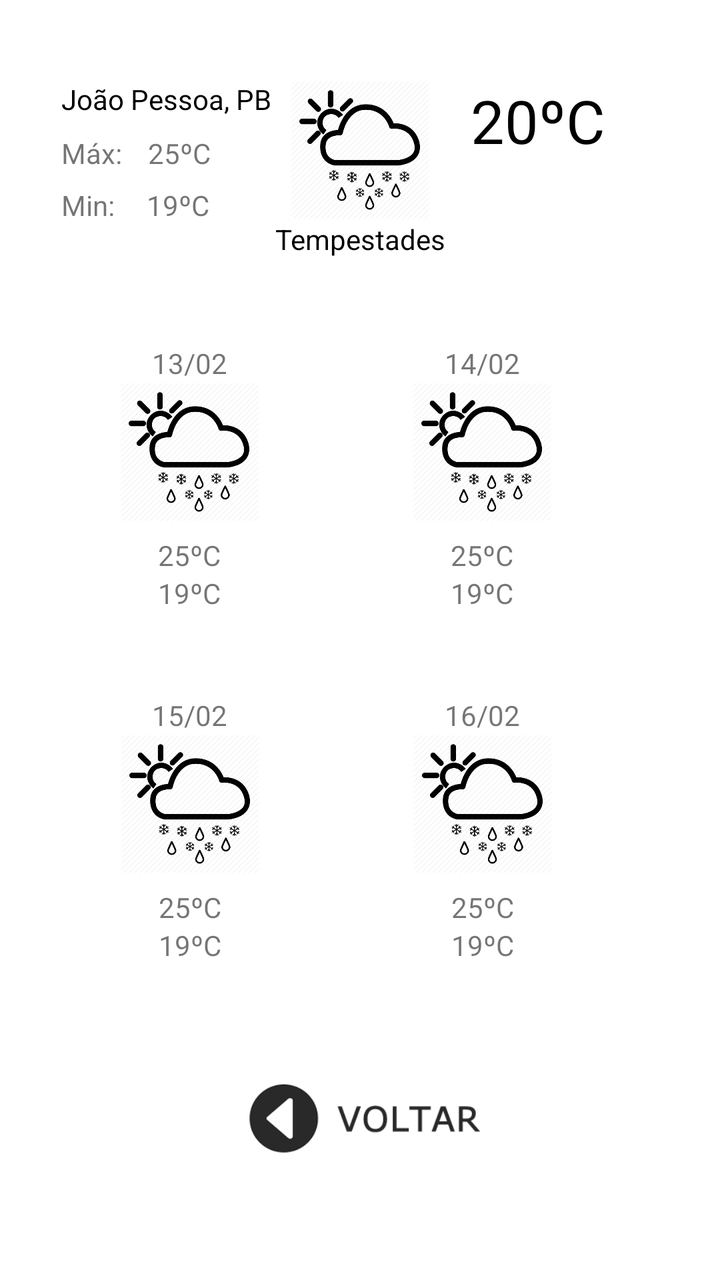
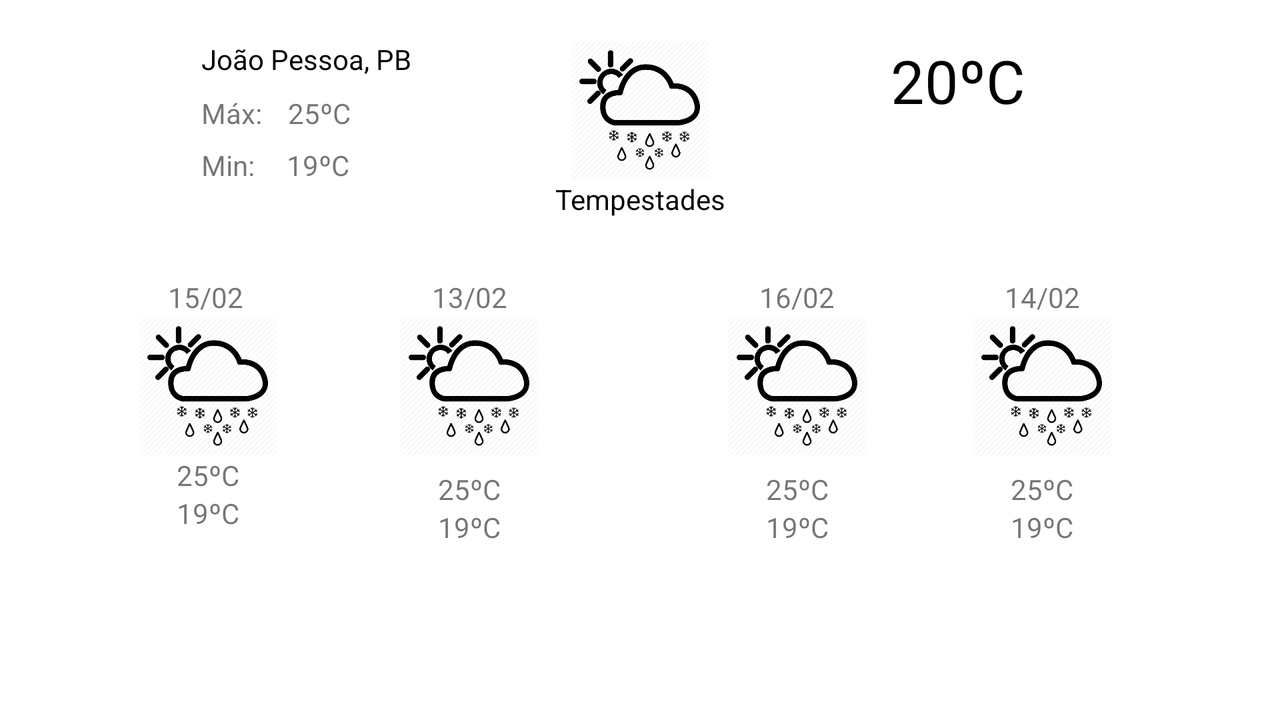

Two renders of one Android screen. The first uses the default layout on a phone; the second uses the alternative layout the repository ships for a different screen configuration, on a matching device. The two XML files are below.
<!-- AndroidManifest.xml: application theme AppTheme -->
<!-- res/layout/activity_city_climate.xml -->
<?xml version="1.0" encoding="utf-8"?>
<androidx.constraintlayout.widget.ConstraintLayout xmlns:android="http://schemas.android.com/apk/res/android"
    xmlns:app="http://schemas.android.com/apk/res-auto"
    xmlns:tools="http://schemas.android.com/tools"
    android:layout_width="match_parent"
    android:layout_height="match_parent"
    android:background="#FFFFFF"
    tools:context=".cityClimate">

    <TextView
        android:id="@+id/txt_clima_00"
        android:layout_width="wrap_content"
        android:layout_height="wrap_content"
        android:text="Tempestades"
        android:textColor="#020202"
        app:layout_constraintEnd_toEndOf="@+id/img_00"
        app:layout_constraintStart_toStartOf="@+id/img_00"
        app:layout_constraintTop_toBottomOf="@+id/img_00" />

    <TextView
        android:id="@+id/txt_city"
        android:layout_width="wrap_content"
        android:layout_height="wrap_content"
        android:layout_marginStart="62dp"
        android:layout_marginEnd="40dp"
        android:text="João Pessoa, PB"
        android:textColor="#000000"
        app:layout_constraintEnd_toStartOf="@+id/img_00"
        app:layout_constraintStart_toStartOf="parent"
        app:layout_constraintTop_toTopOf="@+id/img_00" />

    <TextView
        android:id="@+id/txt_temp"
        android:layout_width="wrap_content"
        android:layout_height="wrap_content"
        android:layout_marginStart="24dp"
        android:layout_marginEnd="62dp"
        android:text="20ºC"
        android:textColor="#000000"
        android:textSize="30sp"
        app:layout_constraintEnd_toEndOf="parent"
        app:layout_constraintStart_toEndOf="@+id/img_00"
        app:layout_constraintTop_toTopOf="@+id/img_00" />

    <TextView
        android:id="@+id/textView4"
        android:layout_width="wrap_content"
        android:layout_height="wrap_content"
        android:layout_marginTop="8dp"
        android:text="Máx:"
        app:layout_constraintStart_toStartOf="@+id/txt_city"
        app:layout_constraintTop_toBottomOf="@+id/txt_city" />

    <TextView
        android:id="@+id/textView7"
        android:layout_width="wrap_content"
        android:layout_height="wrap_content"
        android:layout_marginTop="7dp"
        android:text="Min:"
        app:layout_constraintStart_toStartOf="@+id/textView4"
        app:layout_constraintTop_toBottomOf="@+id/textView4" />

    <TextView
        android:id="@+id/txt_max_00"
        android:layout_width="wrap_content"
        android:layout_height="wrap_content"
        android:layout_marginStart="13dp"
        android:layout_marginTop="8dp"
        android:text="25ºC"
        app:layout_constraintStart_toEndOf="@+id/textView4"
        app:layout_constraintTop_toBottomOf="@+id/txt_city" />

    <TextView
        android:id="@+id/txt_max_02"
        android:layout_width="wrap_content"
        android:layout_height="wrap_content"
        android:layout_marginTop="7dp"
        android:text="25ºC"
        app:layout_constraintEnd_toEndOf="@+id/img_02"
        app:layout_constraintStart_toStartOf="@+id/img_02"
        app:layout_constraintTop_toBottomOf="@+id/img_02" />

    <TextView
        android:id="@+id/txt_day_02"
        android:layout_width="wrap_content"
        android:layout_height="wrap_content"
        android:layout_marginTop="60dp"
        android:text="13/02"
        app:layout_constraintEnd_toEndOf="@+id/img_02"
        app:layout_constraintStart_toStartOf="@+id/img_02"
        app:layout_constraintTop_toBottomOf="@+id/txt_min_00" />

    <TextView
        android:id="@+id/txt_day_01"
        android:layout_width="wrap_content"
        android:layout_height="wrap_content"
        android:layout_marginTop="42dp"
        android:text="15/02"
        app:layout_constraintEnd_toEndOf="@+id/txt_min_02"
        app:layout_constraintStart_toStartOf="@+id/txt_min_02"
        app:layout_constraintTop_toBottomOf="@+id/txt_min_02" />

    <TextView
        android:id="@+id/txt_day_04"
        android:layout_width="wrap_content"
        android:layout_height="wrap_content"
        android:text="14/02"
        app:layout_constraintEnd_toEndOf="@+id/img_04"
        app:layout_constraintStart_toStartOf="@+id/img_04"
        app:layout_constraintTop_toTopOf="@+id/txt_day_02" />

    <TextView
        android:id="@+id/txt_day_03"
        android:layout_width="wrap_content"
        android:layout_height="wrap_content"
        android:layout_marginTop="42dp"
        android:text="16/02"
        app:layout_constraintEnd_toEndOf="@+id/txt_min_04"
        app:layout_constraintStart_toStartOf="@+id/txt_min_04"
        app:layout_constraintTop_toBottomOf="@+id/txt_min_04" />

    <TextView
        android:id="@+id/txt_max_01"
        android:layout_width="wrap_content"
        android:layout_height="wrap_content"
        android:layout_marginTop="7dp"
        android:text="25ºC"
        app:layout_constraintEnd_toEndOf="@+id/img_01"
        app:layout_constraintStart_toStartOf="@+id/img_01"
        app:layout_constraintTop_toBottomOf="@+id/img_01" />

    <TextView
        android:id="@+id/txt_max_03"
        android:layout_width="wrap_content"
        android:layout_height="wrap_content"
        android:layout_marginTop="7dp"
        android:text="25ºC"
        app:layout_constraintEnd_toEndOf="@+id/img_03"
        app:layout_constraintStart_toStartOf="@+id/img_03"
        app:layout_constraintTop_toBottomOf="@+id/img_03" />

    <TextView
        android:id="@+id/txt_min_00"
        android:layout_width="wrap_content"
        android:layout_height="wrap_content"
        android:layout_marginStart="16dp"
        android:layout_marginTop="7dp"
        android:text="19ºC"
        app:layout_constraintStart_toEndOf="@+id/textView7"
        app:layout_constraintTop_toBottomOf="@+id/txt_max_00" />

    <TextView
        android:id="@+id/txt_min_02"
        android:layout_width="wrap_content"
        android:layout_height="wrap_content"
        android:text="19ºC"
        app:layout_constraintEnd_toEndOf="@+id/txt_max_02"
        app:layout_constraintStart_toStartOf="@+id/txt_max_02"
        app:layout_constraintTop_toBottomOf="@+id/txt_max_02" />

    <TextView
        android:id="@+id/txt_min_04"
        android:layout_width="wrap_content"
        android:layout_height="wrap_content"
        android:text="19ºC"
        app:layout_constraintEnd_toEndOf="@+id/txt_max_04"
        app:layout_constraintStart_toStartOf="@+id/txt_max_04"
        app:layout_constraintTop_toBottomOf="@+id/txt_max_04" />

    <TextView
        android:id="@+id/txt_min_01"
        android:layout_width="wrap_content"
        android:layout_height="wrap_content"
        android:text="19ºC"
        app:layout_constraintEnd_toEndOf="@+id/txt_max_01"
        app:layout_constraintStart_toStartOf="@+id/txt_max_01"
        app:layout_constraintTop_toBottomOf="@+id/txt_max_01" />

    <TextView
        android:id="@+id/txt_min_03"
        android:layout_width="wrap_content"
        android:layout_height="wrap_content"
        android:text="19ºC"
        app:layout_constraintEnd_toEndOf="@+id/txt_max_03"
        app:layout_constraintStart_toStartOf="@+id/txt_max_03"
        app:layout_constraintTop_toBottomOf="@+id/txt_max_03" />

    <ImageView
        android:id="@+id/img_02"
        android:layout_width="70dp"
        android:layout_height="70dp"
        android:layout_marginStart="85dp"
        android:layout_marginEnd="102dp"
        app:layout_constraintEnd_toStartOf="@+id/img_04"
        app:layout_constraintStart_toStartOf="parent"
        app:layout_constraintTop_toBottomOf="@+id/txt_day_02"
        app:srcCompat="@drawable/icon01" />

    <ImageView
        android:id="@+id/img_00"
        android:layout_width="72dp"
        android:layout_height="70dp"
        android:layout_marginTop="40dp"
        app:layout_constraintEnd_toEndOf="parent"
        app:layout_constraintStart_toStartOf="parent"
        app:layout_constraintTop_toTopOf="parent"
        app:srcCompat="@drawable/icon01" />

    <ImageView
        android:id="@+id/img_04"
        android:layout_width="70dp"
        android:layout_height="70dp"
        android:layout_marginEnd="84dp"
        android:layout_marginBottom="7dp"
        app:layout_constraintBottom_toTopOf="@+id/txt_max_04"
        app:layout_constraintEnd_toEndOf="parent"
        app:layout_constraintTop_toBottomOf="@+id/txt_day_04"
        app:srcCompat="@drawable/icon01" />

    <TextView
        android:id="@+id/txt_max_04"
        android:layout_width="wrap_content"
        android:layout_height="wrap_content"
        android:layout_marginTop="7dp"
        android:text="25ºC"
        app:layout_constraintEnd_toEndOf="@+id/img_04"
        app:layout_constraintStart_toStartOf="@+id/img_04"
        app:layout_constraintTop_toBottomOf="@+id/img_04" />

    <ImageView
        android:id="@+id/img_01"
        android:layout_width="70dp"
        android:layout_height="70dp"
        android:layout_marginBottom="7dp"
        app:layout_constraintBottom_toTopOf="@+id/txt_max_01"
        app:layout_constraintEnd_toEndOf="@+id/txt_day_01"
        app:layout_constraintStart_toStartOf="@+id/txt_day_01"
        app:layout_constraintTop_toBottomOf="@+id/txt_day_01"
        app:srcCompat="@drawable/icon01" />

    <ImageView
        android:id="@+id/img_03"
        android:layout_width="70dp"
        android:layout_height="70dp"
        android:layout_marginBottom="7dp"
        app:layout_constraintBottom_toTopOf="@+id/txt_max_03"
        app:layout_constraintEnd_toEndOf="@+id/txt_day_03"
        app:layout_constraintStart_toStartOf="@+id/txt_day_03"
        app:layout_constraintTop_toBottomOf="@+id/txt_day_03"
        app:srcCompat="@drawable/icon01" />

    <androidx.constraintlayout.widget.Group
        android:id="@+id/group"
        android:layout_width="4dp"
        android:layout_height="4dp" />

    <ImageView
        android:id="@+id/btn_back"
        android:layout_width="159dp"
        android:layout_height="60dp"
        android:layout_marginStart="126dp"
        android:layout_marginTop="40dp"
        android:layout_marginEnd="126dp"
        android:layout_marginBottom="45dp"
        app:layout_constraintBottom_toBottomOf="parent"
        app:layout_constraintEnd_toEndOf="parent"
        app:layout_constraintStart_toStartOf="parent"
        app:layout_constraintTop_toBottomOf="@+id/txt_min_01"
        app:srcCompat="@drawable/btnvoltar" />

</androidx.constraintlayout.widget.ConstraintLayout>
<!-- resources referenced by this layout -->
<resources>
  <!-- drawable btnvoltar: png bitmap (drawable, 7910 bytes) -->
  <!-- drawable icon01: png bitmap (drawable, 30262 bytes) -->
  <style name="AppTheme" parent="Base.Theme.AppCompat.Light.DarkActionBar">
          
          <item name="colorPrimary">@color/colorPrimary</item>
          <item name="colorPrimaryDark">@color/colorPrimaryDark</item>
          <item name="colorAccent">@color/colorAccent</item>
      </style>
</resources>
<!-- res/layout-land/activity_city_climate.xml (the author's variant of the layout above) -->
<!-- drawn on the phone turned sideways -->
<?xml version="1.0" encoding="utf-8"?>
<androidx.constraintlayout.widget.ConstraintLayout xmlns:android="http://schemas.android.com/apk/res/android"
    xmlns:app="http://schemas.android.com/apk/res-auto"
    xmlns:tools="http://schemas.android.com/tools"
    android:layout_width="match_parent"
    android:layout_height="match_parent"
    android:background="#FFFFFF"
    tools:context=".cityClimate">

    <TextView
        android:id="@+id/txt_clima_00"
        android:layout_width="wrap_content"
        android:layout_height="wrap_content"
        android:text="Tempestades"
        android:textColor="#020202"
        app:layout_constraintEnd_toEndOf="@+id/img_00"
        app:layout_constraintStart_toStartOf="@+id/img_00"
        app:layout_constraintTop_toBottomOf="@+id/img_00" />

    <TextView
        android:id="@+id/txt_city"
        android:layout_width="wrap_content"
        android:layout_height="wrap_content"
        android:layout_marginStart="62dp"
        android:layout_marginEnd="40dp"
        android:text="João Pessoa, PB"
        android:textColor="#000000"
        app:layout_constraintEnd_toStartOf="@+id/img_00"
        app:layout_constraintStart_toStartOf="parent"
        app:layout_constraintTop_toTopOf="@+id/img_00" />

    <TextView
        android:id="@+id/txt_temp"
        android:layout_width="wrap_content"
        android:layout_height="wrap_content"
        android:layout_marginStart="24dp"
        android:layout_marginEnd="62dp"
        android:text="20ºC"
        android:textColor="#000000"
        android:textSize="30sp"
        app:layout_constraintEnd_toEndOf="parent"
        app:layout_constraintStart_toEndOf="@+id/img_00"
        app:layout_constraintTop_toTopOf="@+id/img_00" />

    <TextView
        android:id="@+id/textView4"
        android:layout_width="wrap_content"
        android:layout_height="wrap_content"
        android:layout_marginTop="8dp"
        android:text="Máx:"
        app:layout_constraintStart_toStartOf="@+id/txt_city"
        app:layout_constraintTop_toBottomOf="@+id/txt_city" />

    <TextView
        android:id="@+id/textView7"
        android:layout_width="wrap_content"
        android:layout_height="wrap_content"
        android:layout_marginTop="7dp"
        android:text="Min:"
        app:layout_constraintStart_toStartOf="@+id/textView4"
        app:layout_constraintTop_toBottomOf="@+id/textView4" />

    <TextView
        android:id="@+id/txt_max_00"
        android:layout_width="wrap_content"
        android:layout_height="wrap_content"
        android:layout_marginStart="13dp"
        android:layout_marginTop="8dp"
        android:text="25ºC"
        app:layout_constraintStart_toEndOf="@+id/textView4"
        app:layout_constraintTop_toBottomOf="@+id/txt_city" />

    <TextView
        android:id="@+id/txt_max_02"
        android:layout_width="wrap_content"
        android:layout_height="wrap_content"
        android:layout_marginTop="7dp"
        android:text="25ºC"
        app:layout_constraintEnd_toEndOf="@+id/img_02"
        app:layout_constraintStart_toStartOf="@+id/img_02"
        app:layout_constraintTop_toBottomOf="@+id/img_02" />

    <TextView
        android:id="@+id/txt_day_02"
        android:layout_width="wrap_content"
        android:layout_height="wrap_content"
        android:layout_marginTop="30dp"
        android:text="13/02"
        app:layout_constraintEnd_toEndOf="@+id/img_02"
        app:layout_constraintStart_toStartOf="@+id/img_02"
        app:layout_constraintTop_toBottomOf="@+id/txt_clima_00" />

    <TextView
        android:id="@+id/txt_day_01"
        android:layout_width="wrap_content"
        android:layout_height="wrap_content"
        android:layout_marginStart="84dp"
        android:text="15/02"
        app:layout_constraintStart_toStartOf="parent"
        app:layout_constraintTop_toTopOf="@+id/txt_day_02" />

    <TextView
        android:id="@+id/txt_max_01"
        android:layout_width="wrap_content"
        android:layout_height="wrap_content"
        android:text="25ºC"
        app:layout_constraintEnd_toEndOf="@+id/img_01"
        app:layout_constraintStart_toStartOf="@+id/img_01"
        app:layout_constraintTop_toBottomOf="@+id/img_01" />

    <TextView
        android:id="@+id/txt_min_01"
        android:layout_width="wrap_content"
        android:layout_height="wrap_content"
        android:text="19ºC"
        app:layout_constraintEnd_toEndOf="@+id/txt_max_01"
        app:layout_constraintHorizontal_bias="0.0"
        app:layout_constraintStart_toStartOf="@+id/txt_max_01"
        app:layout_constraintTop_toBottomOf="@+id/txt_max_01" />

    <ImageView
        android:id="@+id/img_01"
        android:layout_width="70dp"
        android:layout_height="70dp"
        android:layout_marginBottom="7dp"
        app:layout_constraintBottom_toTopOf="@+id/txt_max_01"
        app:layout_constraintEnd_toEndOf="@+id/txt_day_01"
        app:layout_constraintHorizontal_bias="0.468"
        app:layout_constraintStart_toStartOf="@+id/txt_day_01"
        app:layout_constraintTop_toBottomOf="@+id/txt_day_01"
        app:srcCompat="@drawable/icon01" />

    <TextView
        android:id="@+id/txt_day_04"
        android:layout_width="wrap_content"
        android:layout_height="wrap_content"
        android:text="14/02"
        app:layout_constraintEnd_toEndOf="@+id/img_04"
        app:layout_constraintStart_toStartOf="@+id/img_04"
        app:layout_constraintTop_toTopOf="@+id/txt_day_03" />

    <TextView
        android:id="@+id/txt_day_03"
        android:layout_width="wrap_content"
        android:layout_height="wrap_content"
        android:layout_marginStart="135dp"
        android:layout_marginEnd="100dp"
        android:text="16/02"
        app:layout_constraintEnd_toEndOf="parent"
        app:layout_constraintStart_toEndOf="@+id/txt_day_01"
        app:layout_constraintTop_toTopOf="@+id/txt_day_02" />

    <TextView
        android:id="@+id/txt_max_03"
        android:layout_width="wrap_content"
        android:layout_height="wrap_content"
        android:layout_marginTop="7dp"
        android:text="25ºC"
        app:layout_constraintEnd_toEndOf="@+id/img_03"
        app:layout_constraintStart_toStartOf="@+id/img_03"
        app:layout_constraintTop_toBottomOf="@+id/img_03" />

    <TextView
        android:id="@+id/txt_min_00"
        android:layout_width="wrap_content"
        android:layout_height="wrap_content"
        android:layout_marginStart="16dp"
        android:layout_marginTop="7dp"
        android:text="19ºC"
        app:layout_constraintStart_toEndOf="@+id/textView7"
        app:layout_constraintTop_toBottomOf="@+id/txt_max_00" />

    <TextView
        android:id="@+id/txt_min_02"
        android:layout_width="wrap_content"
        android:layout_height="wrap_content"
        android:text="19ºC"
        app:layout_constraintEnd_toEndOf="@+id/txt_max_02"
        app:layout_constraintStart_toStartOf="@+id/txt_max_02"
        app:layout_constraintTop_toBottomOf="@+id/txt_max_02" />

    <TextView
        android:id="@+id/txt_min_04"
        android:layout_width="wrap_content"
        android:layout_height="wrap_content"
        android:text="19ºC"
        app:layout_constraintEnd_toEndOf="@+id/txt_max_04"
        app:layout_constraintStart_toStartOf="@+id/txt_max_04"
        app:layout_constraintTop_toBottomOf="@+id/txt_max_04" />

    <TextView
        android:id="@+id/txt_min_03"
        android:layout_width="wrap_content"
        android:layout_height="wrap_content"
        android:text="19ºC"
        app:layout_constraintEnd_toEndOf="@+id/txt_max_03"
        app:layout_constraintStart_toStartOf="@+id/txt_max_03"
        app:layout_constraintTop_toBottomOf="@+id/txt_max_03" />

    <ImageView
        android:id="@+id/img_02"
        android:layout_width="70dp"
        android:layout_height="70dp"
        android:layout_marginStart="85dp"
        android:layout_marginEnd="102dp"
        app:layout_constraintEnd_toStartOf="@+id/img_04"
        app:layout_constraintStart_toStartOf="parent"
        app:layout_constraintTop_toBottomOf="@+id/txt_day_02"
        app:srcCompat="@drawable/icon01" />

    <ImageView
        android:id="@+id/img_00"
        android:layout_width="72dp"
        android:layout_height="70dp"
        android:layout_marginTop="20dp"
        app:layout_constraintEnd_toEndOf="parent"
        app:layout_constraintStart_toStartOf="parent"
        app:layout_constraintTop_toTopOf="parent"
        app:srcCompat="@drawable/icon01" />

    <ImageView
        android:id="@+id/img_04"
        android:layout_width="70dp"
        android:layout_height="70dp"
        android:layout_marginEnd="84dp"
        android:layout_marginBottom="7dp"
        app:layout_constraintBottom_toTopOf="@+id/txt_max_04"
        app:layout_constraintEnd_toEndOf="parent"
        app:layout_constraintTop_toBottomOf="@+id/txt_day_04"
        app:srcCompat="@drawable/icon01" />

    <TextView
        android:id="@+id/txt_max_04"
        android:layout_width="wrap_content"
        android:layout_height="wrap_content"
        android:layout_marginTop="7dp"
        android:text="25ºC"
        app:layout_constraintEnd_toEndOf="@+id/img_04"
        app:layout_constraintStart_toStartOf="@+id/img_04"
        app:layout_constraintTop_toBottomOf="@+id/img_04" />

    <ImageView
        android:id="@+id/img_03"
        android:layout_width="70dp"
        android:layout_height="70dp"
        android:layout_marginBottom="7dp"
        app:layout_constraintBottom_toTopOf="@+id/txt_max_03"
        app:layout_constraintEnd_toEndOf="@+id/txt_day_03"
        app:layout_constraintStart_toStartOf="@+id/txt_day_03"
        app:layout_constraintTop_toBottomOf="@+id/txt_day_03"
        app:srcCompat="@drawable/icon01" />

    <androidx.constraintlayout.widget.Group
        android:id="@+id/group"
        android:layout_width="4dp"
        android:layout_height="4dp" />

    <ImageView
        android:id="@+id/btn_back"
        android:layout_width="50dp"
        android:layout_height="50dp"
        android:layout_marginStart="20dp"
        android:layout_marginTop="20dp"
        app:layout_constraintStart_toStartOf="parent"
        app:layout_constraintTop_toTopOf="parent"
        app:srcCompat="@drawable/btnback01" />

</androidx.constraintlayout.widget.ConstraintLayout>
<!-- resources referenced by the variant -->
<!-- as the phone turned sideways resolves them -->
<resources>
  <!-- drawable icon01: png bitmap (drawable, 30262 bytes) -->
  <style name="AppTheme" parent="Base.Theme.AppCompat.Light.DarkActionBar">
          
          <item name="colorPrimary">@color/colorPrimary</item>
          <item name="colorPrimaryDark">@color/colorPrimaryDark</item>
          <item name="colorAccent">@color/colorAccent</item>
      </style>
</resources>
